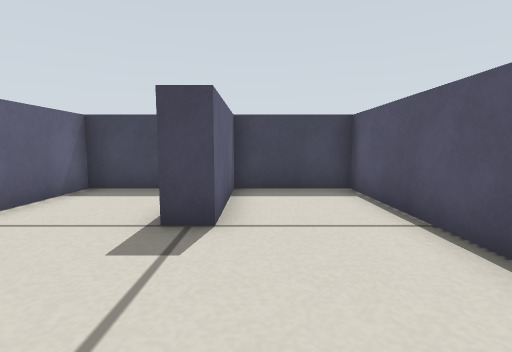
[1] (above)

16 first-person views from a walk through a Gazebo world. The camera is 0.29 m above the floor, tilts 6° down and sees 85° across. The lines on the ground mark 1 m squares. The floor is counted in squares, 0.25 m on a side. Each view is taken from the middle of a square. On the plan, view 1 faces up. The plan holds only what a view shows up to about 12 squares ahead; the rest is blank. The place goes on beyond the plan.

[2]
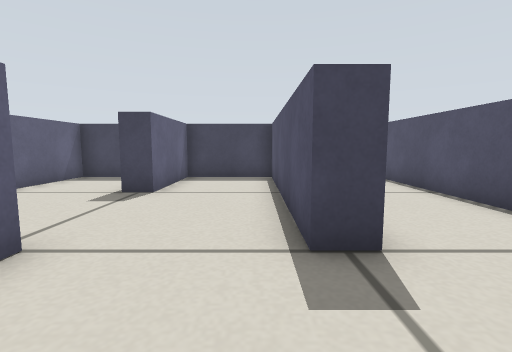

[3]
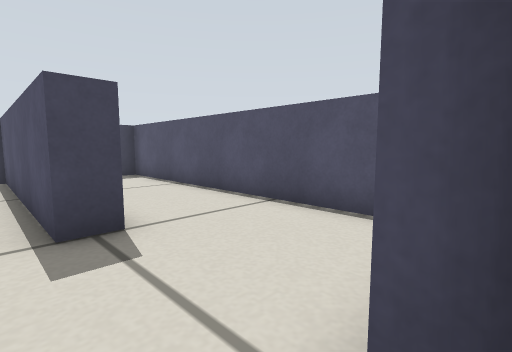

[4]
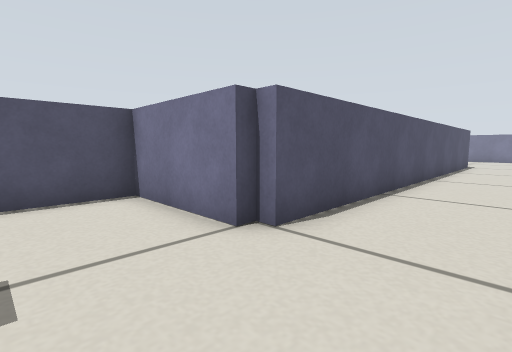

[5]
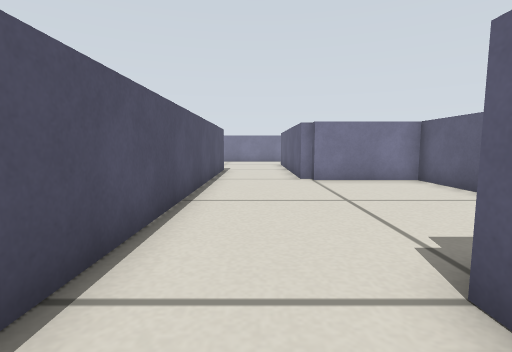

[6]
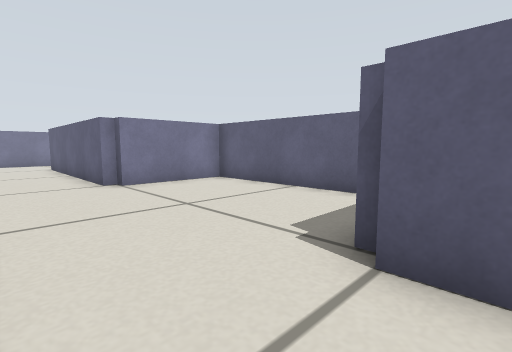

[7]
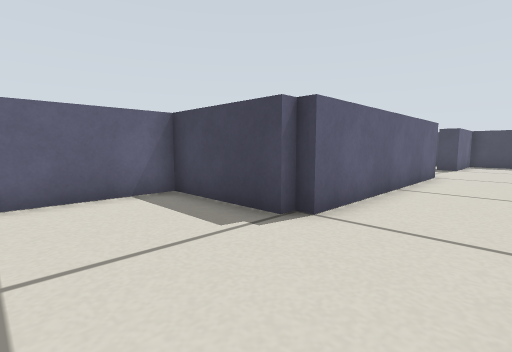

[8]
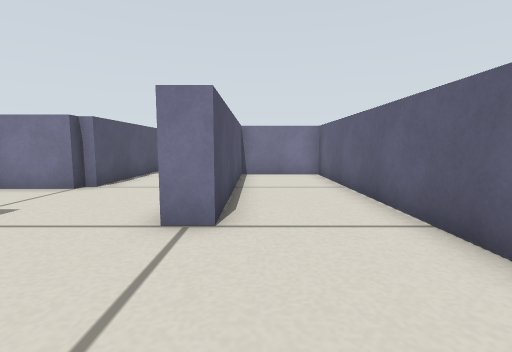

[9]
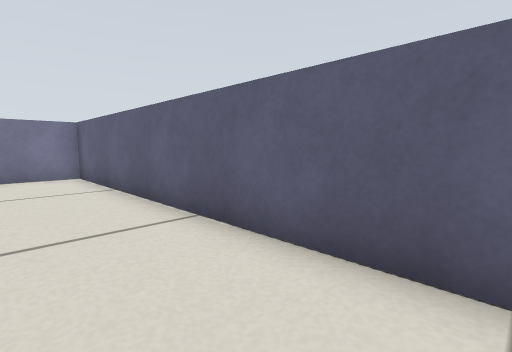

[10]
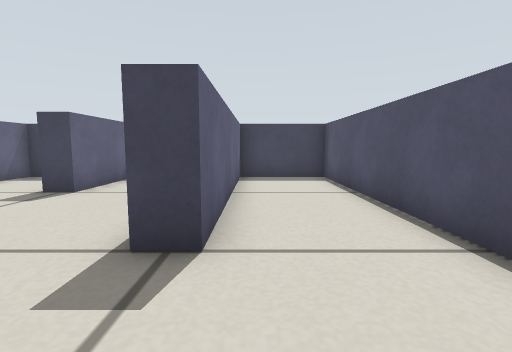

[11]
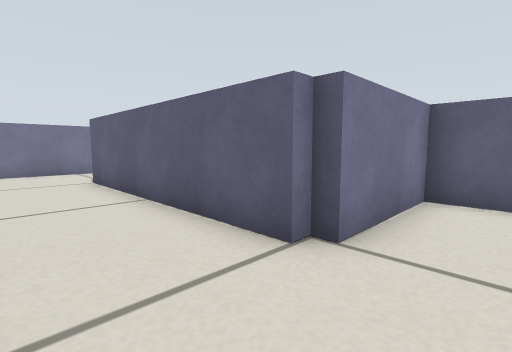

[12]
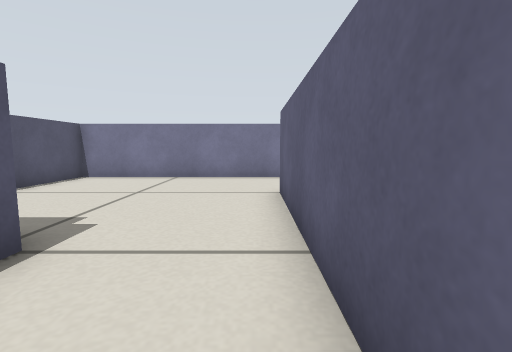

[13]
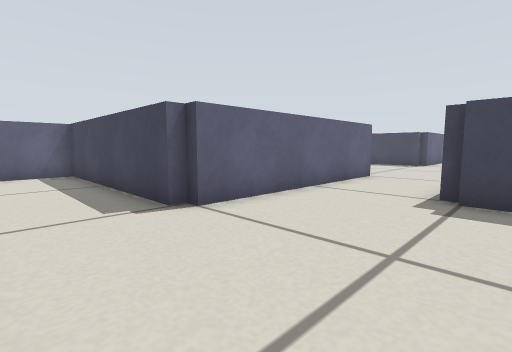

[14]
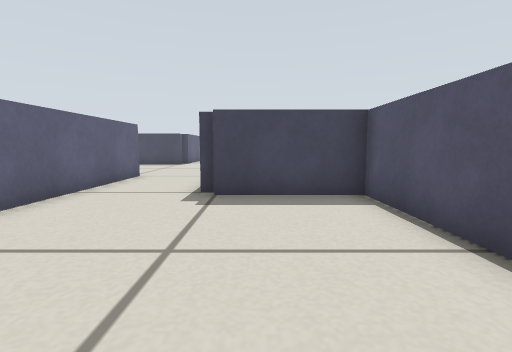

[15]
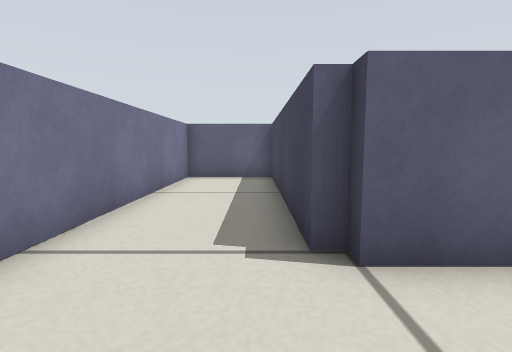

[16]
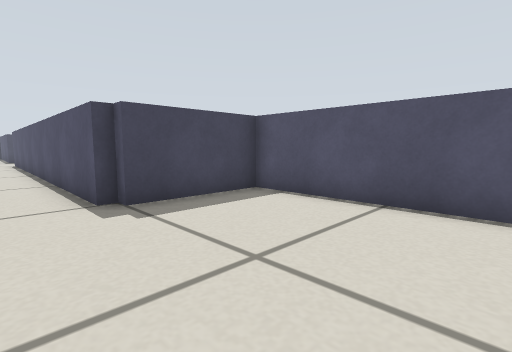

### Floor plan
Ten units are one square. View 1 is at (0, 0); x grows to the right and y downward. Boxes are objects, and circles mark ways between rooms. Rooms are numbered by the first view taken in them; rooms with no view inside come last. Other rooms are left out.
<svg viewBox="-91 -81 162 362">
<path fill="none" stroke="#000" d="M-6 0 -6 80 -10 80 -10 84 -46 84 -46 156 -10 156M34 0 26 0 26 -76 -6 -76 -6 -40M26 155 26 40 30 40 30 36M-10 160 -6 160M-6 -40 -15 -40M-26 -76 -46 -76 -46 76 -14 76 -14 0 -6 0M30 36 66 36 66 -76 34 -76 34 0M-6 160 -6 240 -10 240 -10 244 -86 244 -86 276 66 276 66 204 30 204 30 200 26 200 26 155M-10 156 -10 160"/>
<circle cx="-10" cy="-15" r="3" fill="#2a7"/>
<circle cx="30" cy="20" r="3" fill="#2a7"/>
<circle cx="10" cy="150" r="3" fill="#2a7"/>
<text x="0" y="60">1</text>
<text x="-30" y="0">2</text>
<text x="50" y="-20">3</text>
<text x="10" y="240">4</text>
</svg>
Room 1 opens to room 2. Room 1 opens to room 3. Room 1 opens to room 4.

Where each view was taken, in squares from view 1:
view 1: 0 up, 0 right, facing up
view 2: 3 down, 2 right, facing up
view 3: 4 down, 2 right, facing up-right
view 4: 1 down, 0 right, facing down-right
view 5: 6 down, 1 right, facing down
view 6: 7 down, 2 right, facing down-left
view 7: 12 down, 2 right, facing up-left
view 8: 4 up, 2 left, facing down
view 9: 4 up, 2 left, facing down-left
view 10: 3 down, 4 right, facing up
view 11: 14 down, 2 right, facing down-left
view 12: 17 down, 0 right, facing down
view 13: 27 down, 4 right, facing up-left
view 14: 27 down, 4 right, facing up
view 15: 25 down, 2 right, facing left
view 16: 26 down, 1 right, facing up-right
